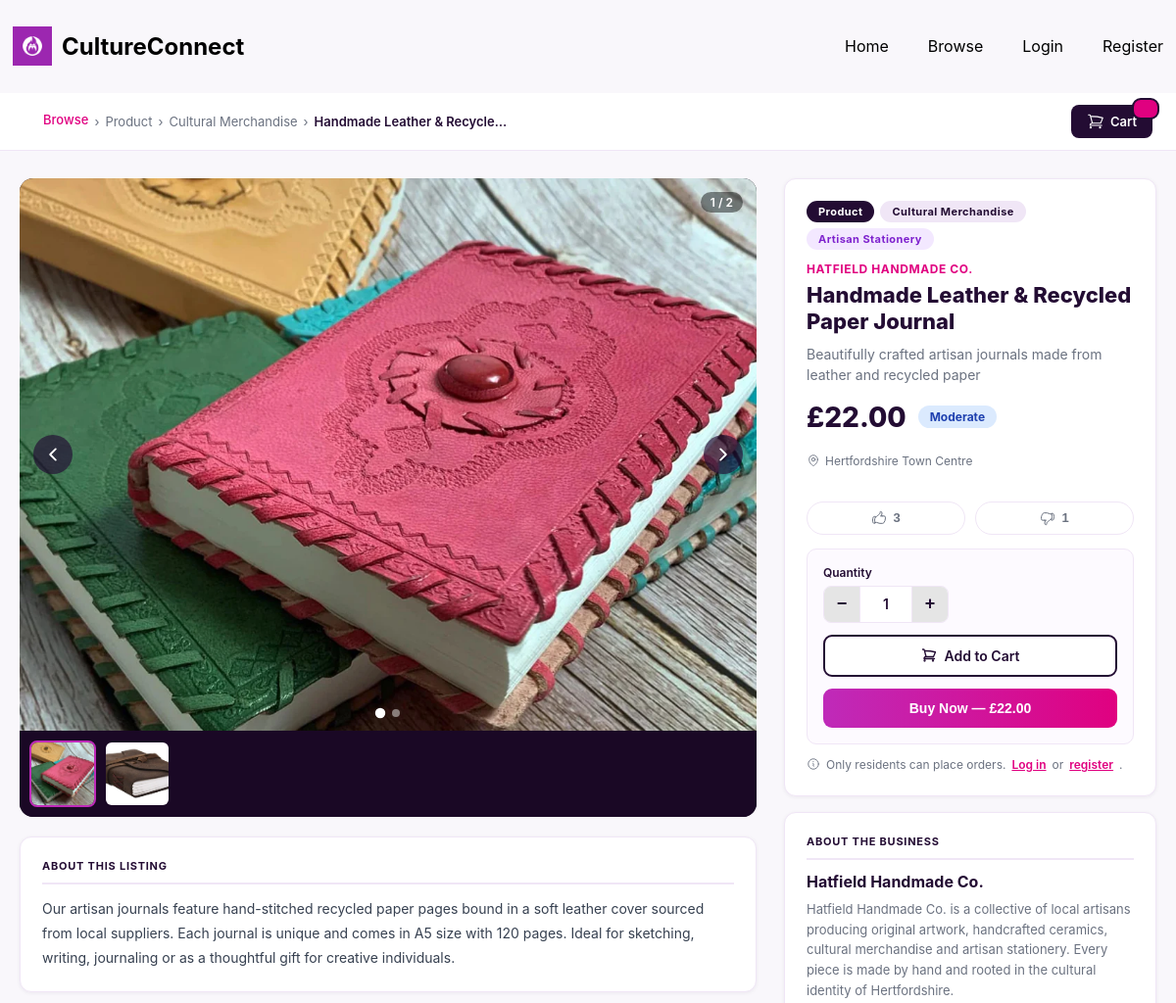
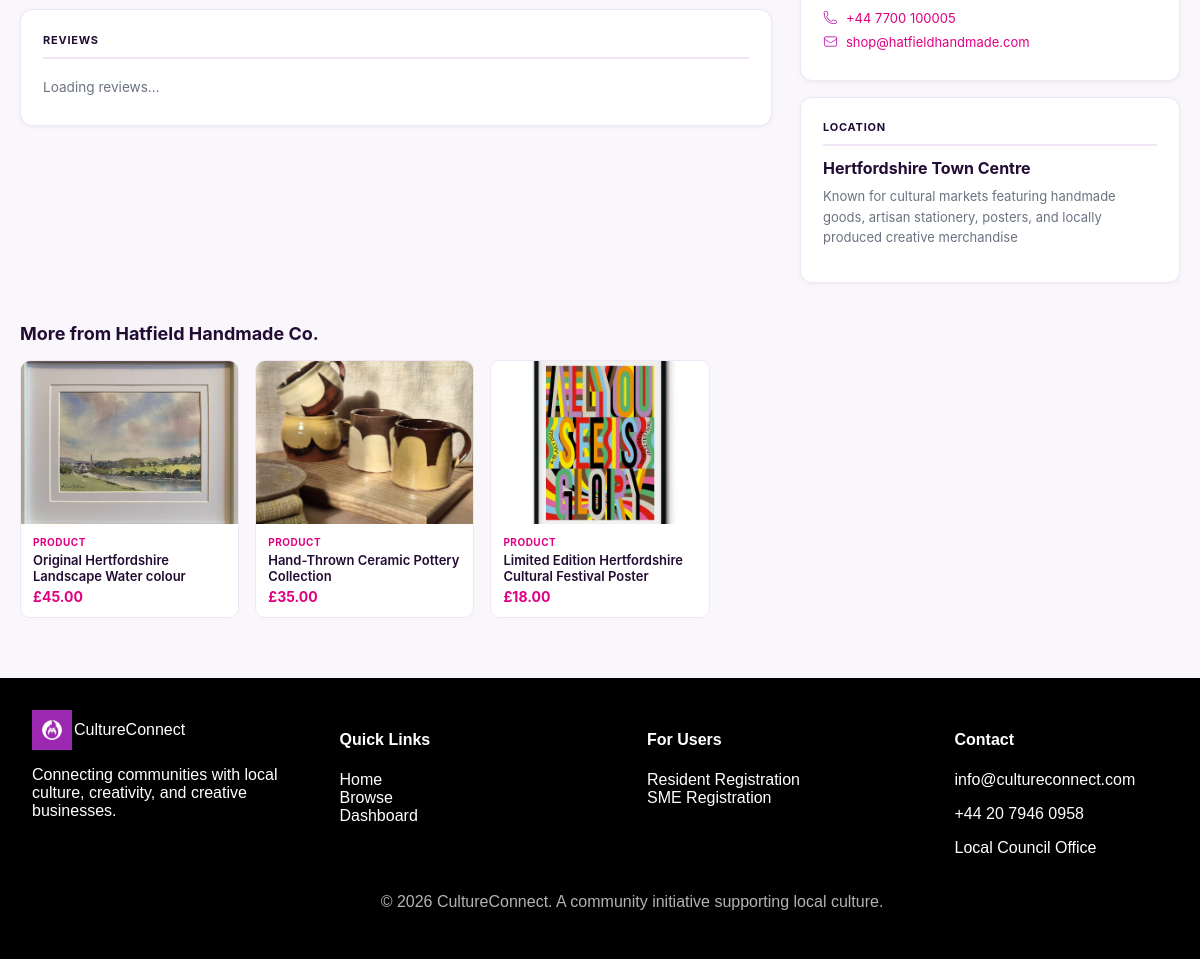
/frontend/pages/listing-detail.php?listing_id=22, run on the app's committed database (2 pictures, top to bottom).
### tables this page shows
CREATE TABLE `listings` (
  `listing_id` int(11) NOT NULL,
  `sme_id` int(11) NOT NULL,
  `title` varchar(150) NOT NULL,
  `caption` varchar(255) NOT NULL,
  `description` text NOT NULL,
  `price` decimal(10,2) NOT NULL,
  `status` enum('active','inactive','pending') DEFAULT 'pending',
  `created_at` timestamp NOT NULL DEFAULT current_timestamp(),
  `updated_at` timestamp NOT NULL DEFAULT current_timestamp() ON UPDATE current_timestamp(),
  `item_id` int(11) NOT NULL,
  `approved_by` int(11) DEFAULT NULL
);

CREATE TABLE `product_service_categories` (
  `category_id` int(11) NOT NULL,
  `category_name` varchar(50) NOT NULL
);

CREATE TABLE `product_service_subcategories` (
  `subcategory_id` int(11) NOT NULL,
  `category_id` int(11) NOT NULL,
  `subcategory_name` varchar(100) NOT NULL
);

CREATE TABLE `product_service` (
  `item_id` int(11) NOT NULL,
  `subcategory_id` int(11) NOT NULL,
  `item_name` varchar(150) NOT NULL,
  `description` text NOT NULL
);

CREATE TABLE `sme_profiles` (
  `sme_id` int(11) NOT NULL,
  `business_name` varchar(150) NOT NULL,
  `approval_status` enum('pending','approved','rejected') NOT NULL,
  `created_at` timestamp NOT NULL DEFAULT current_timestamp(),
  `area_id` int(11) NOT NULL,
  `description` text NOT NULL,
  `phone` varchar(20) NOT NULL,
  `user_id` int(11) NOT NULL,
  `subcategory_id` int(11) NOT NULL
);

CREATE TABLE `areas` (
  `area_id` int(11) NOT NULL,
  `area_name` varchar(100) NOT NULL,
  `description` text NOT NULL,
  `postcode` varchar(20) NOT NULL
);

CREATE TABLE `users` (
  `user_id` int(11) NOT NULL,
  `password_hash` varchar(255) NOT NULL,
  `last_login` timestamp NOT NULL DEFAULT current_timestamp(),
  `account_status` enum('pending','approved','rejected') NOT NULL DEFAULT 'pending',
  `role` varchar(50) NOT NULL,
  `email_address` varchar(100) NOT NULL
);

CREATE TABLE `listing_images` (
  `image_id` int(11) NOT NULL,
  `listing_id` int(11) NOT NULL,
  `image_url` varchar(255) NOT NULL,
  `is_primary` tinyint(1) NOT NULL DEFAULT 0,
  `created_at` timestamp NOT NULL DEFAULT current_timestamp()
);

### frontend/pages/listing-detail.php (the view, shortened to what this page needs)
<?php
require_once '../db_connection.php';
$listing_id = intval($_GET['listing_id'] ?? 0);
$stmt = $conn->prepare("
    SELECT l.listing_id, l.title, l.caption, l.description, l.price, l.status, l.created_at,
           ps.item_name, pss.subcategory_name, pc.category_name,
           sp.business_name, sp.description AS business_description, sp.phone AS business_phone,
           u.email_address AS business_email,
           a.area_name, a.description AS area_description
    FROM listings l
    JOIN product_service ps                ON l.item_id        = ps.item_id
    JOIN product_service_subcategories pss ON ps.subcategory_id = pss.subcategory_id
    JOIN product_service_categories pc     ON pss.category_id   = pc.category_id
    JOIN sme_profiles sp                   ON l.sme_id          = sp.sme_id
    JOIN users u                           ON sp.user_id        = u.user_id
    JOIN areas a                           ON sp.area_id        = a.area_id
    WHERE l.listing_id = ? AND l.status = 'active' LIMIT 1
");
$stmt->bind_param("i", $listing_id);
$stmt->execute();
$listing = $stmt->get_result()->fetch_assoc();
$img_stmt = $conn->prepare("SELECT image_url FROM listing_images WHERE listing_id = ? ORDER BY is_primary DESC, image_id ASC");
$img_stmt->bind_param("i", $listing_id);
$img_stmt->execute();
$img_result = $img_stmt->get_result();
$images     = [];
while ($img = $img_result->fetch_assoc()) $images[] = $img['image_url'];
$vc_stmt = $conn->prepare("SELECT COALESCE(SUM(vote_type='like'),0) AS likes, COALESCE(SUM(vote_type='dislike'),0) AS dislikes FROM listing_votes WHERE listing_id = ?");
$vc_stmt->bind_param("i", $listing_id);
$vc_stmt->execute();
$vc_result   = $vc_stmt->get_result();
$vote_counts = $vc_result->fetch_assoc();
$user_vote = null;
$rel_stmt = $conn->prepare("
    SELECT l.listing_id, l.title, l.price, pc.category_name, li.image_url AS primary_image
    FROM listings l
    JOIN sme_profiles sp                   ON l.sme_id         = sp.sme_id
    JOIN product_service ps                ON l.item_id         = ps.item_id
    JOIN product_service_subcategories pss ON ps.subcategory_id = pss.subcategory_id
    JOIN product_service_categories pc     ON pss.category_id   = pc.category_id
    LEFT JOIN listing_images li            ON l.listing_id      = li.listing_id AND li.is_primary = 1
    WHERE sp.business_name = ? AND l.listing_id != ? AND l.status = 'active'
    LIMIT 3
");
$rel_stmt->bind_param("si", $listing['business_name'], $listing_id);
$rel_stmt->execute();
$rel_result = $rel_stmt->get_result();
$related    = [];
while ($row = $rel_result->fetch_assoc()) $related[] = $row;
function ld_safe(string $val): string { return htmlspecialchars($val, ENT_QUOTES, 'UTF-8'); }
$cart_count  = isset($_SESSION['cart']) ? array_sum(array_column($_SESSION['cart'], 'quantity')) : 0;
$is_resident  = isset($_SESSION['user_role']) && $_SESSION['user_role'] === 'Resident';
$price        = floatval($listing['price']);
$price_tier   = $price <= 20 ? 'Affordable' : ($price <= 50 ? 'Moderate' : 'Premium');
$cat_type     = $listing['category_name'] === 'Product' ? 'Product' : 'Service';
$btn_label    = $cat_type === 'Product' ? 'Buy Now' : 'Book Now';
?>
<!DOCTYPE html>
<html lang="en">
<head>
    <link rel="stylesheet" href="../css/styles.css">
</head>
<body class="ld-page-wrap">
<?php include '../components/header.php'; ?>
<div class="ld-subnav">
    <div class="ld-subnav-inner">
        <nav class="ld-breadcrumb">
            <a href="../pages/browse.php">Browse</a>
            <span>›</span><span><?= ld_safe($listing['category_name']) ?></span>
            <span>›</span><span><?= ld_safe($listing['subcategory_name']) ?></span>
            <span>›</span><span class="ld-breadcrumb-current"><?= ld_safe($listing['title']) ?></span>
        </nav>
        <a href="../pages/cart.php" class="ld-cart-btn">
            Cart <span class="ld-cart-badge" id="ld-cart-badge"><?= $cart_count > 0 ? $cart_count : '' ?></span>
        </a>
    </div>
</div>
<div class="ld-container">
    <div class="ld-main-grid">
        <div class="ld-left">
            <div class="ld-carousel">
                <?php if (!empty($images)) : ?>
                <div class="ld-carousel-stage" id="ld-stage">
                    <img id="ld-main-img" src="../uploads/listings_images/<?= ld_safe($images[0]) ?>" alt="<?= ld_safe($listing['title']) ?>" class="ld-carousel-img">
                    <?php if (count($images) > 1) : ?>
                    <button class="ld-carousel-arrow ld-carousel-arrow--prev" onclick="ldPrev()">
                        <svg xmlns="http://www.w3.org/2000/svg" fill="none" viewBox="0 0 24 24" stroke-width="2.5" stroke="currentColor" width="18" height="18"><path stroke-linecap="round" stroke-linejoin="round" d="M15.75 19.5 8.25 12l7.5-7.5" /></svg>
                    </button>
                    <button class="ld-carousel-arrow ld-carousel-arrow--next" onclick="ldNext()">
                        <svg xmlns="http://www.w3.org/2000/svg" fill="none" viewBox="0 0 24 24" stroke-width="2.5" stroke="currentColor" width="18" height="18"><path stroke-linecap="round" stroke-linejoin="round" d="m8.25 4.5 7.5 7.5-7.5 7.5" /></svg>
                    </button>
                    <div class="ld-carousel-dots" id="ld-dots"></div>
                    <div class="ld-carousel-counter" id="ld-counter">1 / <?= count($images) ?></div>
                    <?php endif; ?>
                </div>
                <?php if (count($images) > 1) : ?>
                <div class="ld-thumbs">
                    <?php foreach ($images as $i => $img) : ?>
                    <div class="ld-thumb <?= $i === 0 ? 'ld-thumb--active' : '' ?>" id="ld-thumb-<?= $i ?>" onclick="ldGoTo(<?= $i ?>)">
                        <img src="../uploads/listings_images/<?= ld_safe($img) ?>" alt="Image <?= $i + 1 ?>">
                    </div>
                    <?php endforeach; ?>
                </div>
                <?php endif; ?>
                <?php endif; ?>
            </div>
            <div class="ld-info-card" style="margin-top:20px;">
                <p class="ld-section-title">About This Listing</p>
                <p class="ld-description"><?= ld_safe($listing['description']) ?></p>
            </div>
<div class="ld-reviews-section">
    <div class="ld-info-card">
        <p class="ld-section-title">
            Reviews
        </p>
        <div id="ld-reviews-list">
            <div class="ld-reviews-loading">Loading reviews…</div>
        </div>
        </div>
        </div>
        </div>
        <div class="ld-right">
            <div class="ld-info-card">
                <div class="ld-badges">
                    <span class="ld-badge ld-badge--category"><?= ld_safe($listing['category_name']) ?></span>
                    <span class="ld-badge ld-badge--sub"><?= ld_safe($listing['subcategory_name']) ?></span>
                    <span class="ld-badge ld-badge--item"><?= ld_safe($listing['item_name']) ?></span>
                </div>
                <p class="ld-business-label"><?= ld_safe($listing['business_name']) ?></p>
                <h1 class="ld-title"><?= ld_safe($listing['title']) ?></h1>
                <p class="ld-caption"><?= ld_safe($listing['caption']) ?></p>
                <div class="ld-price-row">
                    <span class="ld-price">£<?= number_format($price, 2) ?></span>
                    <span class="ld-price-tier ld-price-tier--<?= strtolower($price_tier) ?>"><?= $price_tier ?></span>
                </div>
                <p class="ld-area-tag">
                    <?= ld_safe($listing['area_name']) ?>
                </p>
                <div class="ld-vote-row">
                    <button class="ld-vote-btn ld-vote-btn--like <?= $user_vote === 'like' ? 'ld-vote-btn--active-like' : '' ?>"
                            id="ld-like-btn" onclick="ldVote('like')">
                        <span id="ld-likes-count"><?= intval($vote_counts['likes']) ?></span>
                    </button>
                    <button class="ld-vote-btn ld-vote-btn--dislike <?= $user_vote === 'dislike' ? 'ld-vote-btn--active-dislike' : '' ?>"
                            id="ld-dislike-btn" onclick="ldVote('dislike')">
                        <span id="ld-dislikes-count"><?= intval($vote_counts['dislikes']) ?></span>
                    </button>
                </div>
                <div class="ld-order-box">
                    <div class="ld-qty-wrap">
                        <label class="ld-qty-label" for="ld-qty">Quantity</label>
                        <div class="ld-qty-controls">
                            <button class="ld-qty-btn" onclick="ldChangeQty(-1)">−</button>
                            <input type="number" id="ld-qty" class="ld-qty-input" value="1" min="1" max="99">
                            <button class="ld-qty-btn" onclick="ldChangeQty(1)">+</button>
                        </div>
                    </div>
                    <button class="ld-add-cart-btn" id="ld-add-cart-btn" onclick="ldAddToCart()">
                        Add to Cart
                    </button>
                    <?php if ($is_resident) : ?>
                    <a href="../pages/cart.php" class="ld-checkout-btn">
                        <?= $btn_label ?> — £<span id="ld-total"><?= number_format($price, 2) ?></span>
                    </a>
                    <?php else : ?>
                    <button class="ld-checkout-btn" onclick="ldShowLoginModal('book')">
                        <?= $btn_label ?> — £<?= number_format($price, 2) ?>
                    </button>
                    <?php endif; ?>
                </div>
                <?php if ($is_resident) : ?>
                <p class="ld-payment-note">
                    <svg xmlns="http://www.w3.org/2000/svg" fill="none" viewBox="0 0 24 24" stroke-width="1.5" stroke="currentColor" width="14" height="14"><path stroke-linecap="round" stroke-linejoin="round" d="m11.25 11.25.041-.02a.75.75 0 0 1 1.063.852l-.708 2.836a.75.75 0 0 0 1.063.853l.041-.021M21 12a9 9 0 1 1-18 0 9 9 0 0 1 18 0Zm-9-3.75h.008v.008H12V8.25Z" /></svg>
                    Payment is confirmed on booking. The business will contact you shortly after your order is placed.
                </p>
                <?php else : ?>
                <p class="ld-payment-note">
                    Only residents can place orders.
                    <a href="../pages/login.php" style="color:#e00180;font-weight:600;">Log in</a> or
                    <a href="../pages/register.php" style="color:#e00180;font-weight:600;">register</a>.
                </p>
                <?php endif; ?>
            </div>
            <div class="ld-info-card">
                <p class="ld-section-title">About the Business</p>
                <p class="ld-business-name-lg"><?= ld_safe($listing['business_name']) ?></p>
                <?php if (!empty($listing['business_description'])) : ?>
                <p class="ld-business-desc"><?= ld_safe($listing['business_description']) ?></p>
                <?php endif; ?>
                <?php if (!empty($listing['business_phone'])) : ?>
                <div class="ld-contact-row">
                    <a href="tel:<?= ld_safe($listing['business_phone']) ?>"><?= ld_safe($listing['business_phone']) ?></a>
                </div>
                <?php endif; ?>
                <?php if (!empty($listing['business_email'])) : ?>
                <div class="ld-contact-row">
                    <a href="mailto:<?= ld_safe($listing['business_email']) ?>"><?= ld_safe($listing['business_email']) ?></a>
                </div>
                <?php endif; ?>
            </div>
            <div class="ld-info-card">
                <p class="ld-section-title">Location</p>
                <p class="ld-business-name-lg"><?= ld_safe($listing['area_name']) ?></p>
                <?php if (!empty($listing['area_description'])) : ?>
                <p class="ld-business-desc"><?= ld_safe($listing['area_description']) ?></p>
                <?php endif; ?>
            </div>
        </div>
    </div>
    <?php if (!empty($related)) : ?>
    <div class="ld-related-section">
        <h2 class="ld-related-title">More from <?= ld_safe($listing['business_name']) ?></h2>
        <div class="ld-related-grid">
            <?php foreach ($related as $r) : ?>
            <a href="listing-detail.php?listing_id=<?= intval($r['listing_id']) ?>" class="ld-related-card">
                <div class="ld-related-img-wrap">
                    <?php if (!empty($r['primary_image'])) : ?>
                    <img src="../uploads/listings_images/<?= ld_safe($r['primary_image']) ?>" alt="<?= ld_safe($r['title']) ?>" onerror="this.parentElement.classList.add('ld-related-img-wrap--broken')">
                    <?php endif; ?>
                </div>
                <div class="ld-related-body">
                    <p class="ld-related-cat"><?= ld_safe($r['category_name']) ?></p>
                    <p class="ld-related-title-text"><?= ld_safe($r['title']) ?></p>
                    <p class="ld-related-price">£<?= number_format(floatval($r['price']), 2) ?></p>
                </div>
            </a>
            <?php endforeach; ?>
        </div>
    </div>
    <?php endif; ?>
</div>
<?php include '../components/footer.php'; ?>
</body>
</html>

### data on the page
listings: product_service_categories.category_name "Product", product_service_subcategories.subcategory_name "Cultural Merchandise", title "Handmade Leather & Recycle…", description "Our artisan journals feature hand-stitched recycled paper pages bound in a soft leather cover sourced from local suppliers. Each journal is unique and comes in A5 size with 120 pages. Ideal for sketching, writing, journaling or as a thoughtful gift for creative individuals.", item.item_name "Artisan Stationery", sme.business_name "HATFIELD HANDMADE CO.", title "Handmade Leather & Recycled Paper Journal", caption "Beautifully crafted artisan journals made from leather and recycled paper", price "22.00", price "Moderate", areas.area_name "Hertfordshire Town Centre", product_service_categories.category_name "Buy Now", sme.business_name "Hatfield Handmade Co.", sme.description "Hatfield Handmade Co. is a collective of local artisans producing original artwork, handcrafted ceramics, cultural merchandise and artisan stationery. Every piece is made by hand and rooted in the cultural identity of Hertfordshire.", sme.phone "+44 7700 100005", users.email_address "shop@hatfieldhandmade.com", areas.description "Known for cultural markets featuring handmade goods, artisan stationery, posters, and locally produced creative merchandise"
listings: listing_images.image_url (picture), product_service_categories.category_name "PRODUCT", title "Original Hertfordshire Landscape Water colour", price "45.00"
listings: listing_images.image_url (picture), product_service_categories.category_name "PRODUCT", title "Hand-Thrown Ceramic Pottery Collection", price "35.00"
listings: listing_images.image_url (picture), product_service_categories.category_name "PRODUCT", title "Limited Edition Hertfordshire Cultural Festival Poster", price "18.00"

### other printed values
count($images) "2"
$vote_counts['likes'] "3"
$vote_counts['dislikes'] "1"
